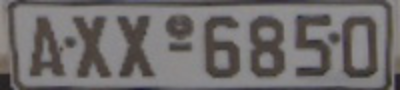
#> input picture pyimagesearch gurus/Module 1/img/license_plate.png, 400 x 90 px
$ python connected_components_labeling.py
#> lines starting #> are read from the running program, lines starting #| are printed output that depends on the picture; after the words box and inside, x2 and y2 are one past the last pixel; in counts of white or black regions, pixels touching at a corner belong together
# import the necessary packages
from skimage.filters import threshold_local
from skimage import measure
import numpy as np
import cv2

# load the license plate image from disk
plate = cv2.imread('../img/license_plate.png')
#> plate is the input picture: shape (90, 400, 3); mean B, G, R 107.6, 107.8, 111.5

# extract the Value component from the HSV color space and apply adaptive thresholding
# to reveal the characters on the license plate
V = cv2.split(cv2.cvtColor(plate, cv2.COLOR_BGR2HSV))[2]
thresh = cv2.adaptiveThreshold(V, 255, cv2.ADAPTIVE_THRESH_MEAN_C,
                               cv2.THRESH_BINARY_INV, 17, 3)
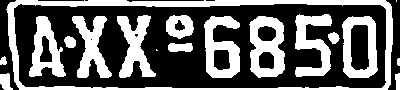
#> thresh: shape (90, 400); 38.7% white; 18 white regions (2 under 20 px), largest, box (x1, y1, x2, y2) and area: (6, 0, 393, 90) 4014, (249, 16, 285, 78) 1422, (204, 16, 240, 78) 1324

# show the images
cv2.imshow('Licence Plate', plate)
cv2.imshow('Thresh', thresh)

# perform connected components analysis on the thresholded images and initialize the
# mask to hold only the "large" components we are interested in
labels = measure.label(thresh, neighbors=8, background=0)
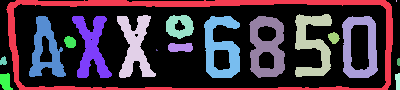
#> labels: shape (90, 400) int64; 19 distinct labels, from 0 to 18; one colour per label, 0 black
mask = np.zeros(thresh.shape, dtype='uint8')
print(f'[INFO] found {np.unique(labels)} blobs')
#| [INFO] found [ 0  1  2  3  4  5  6  7  8  9 10 11 12 13 14 15 16 17 18] blobs

# loop over the unique components
for (i, label) in enumerate(np.unique(labels)):
    # if the label is background, ignore it
    if label == 0:
        print(f'[INFO] label: 0 (background)')

    # otherwise, construct the label mask to display only connected components for
    # the current label
    print(f'[INFO] label: {i} (foreground)')
    label_mask = np.zeros(thresh.shape, dtype='uint8')
    label_mask[labels == label] = 255
    num_pixels = cv2.countNonZero(label_mask)

    # if the number of pixels in the component is sufficiently large, add it to our
    # mask of "large" blobs
    if num_pixels > 500 and num_pixels < 1500:
        mask = cv2.add(mask, label_mask)

    # show the label mask
    cv2.imshow('Label', label_mask)
    cv2.waitKey(0)
#> this loop made 19 passes
#> num_pixels on passes 1 to 12: 22052, 4014, 2, 1240, 1226, 464, 1120, 1206, 1324, 1422, 1226, 98
#| [INFO] label: 0 (background)
#| [INFO] label: 0 (foreground)
#| [INFO] label: 1 (foreground)
#| [INFO] label: 2 (foreground)
#| [INFO] label: 3 (foreground)
#| [INFO] label: 4 (foreground)
#| [INFO] label: 5 (foreground)
#| [INFO] label: 6 (foreground)
#| [INFO] label: 7 (foreground)
#> (further printed lines are left out)
#> pass 2, `cv2.imshow('Label', label_mask)`:
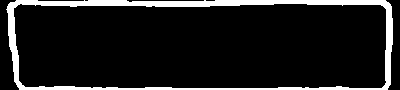
#> window 'Label': shape (90, 400); 11.2% white; 1 white region, box (x1, y1, x2, y2) and area: (6, 0, 393, 90) 4014
#> after the loop:
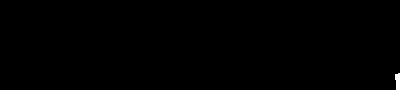
#> label_mask: shape (90, 400); 0.2% white; 1 white region, box (x1, y1, x2, y2) and area: (395, 73, 400, 90) 72
#> after the loop:
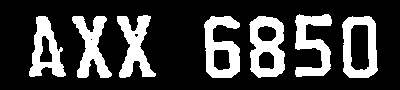
#> mask: shape (90, 400); 24.3% white; 7 white regions, largest, box (x1, y1, x2, y2) and area: (249, 16, 285, 78) 1422, (204, 16, 240, 78) 1324, (295, 14, 332, 77) 1240

# show the large components in the image
cv2.imshow('Large Blobs', mask)
cv2.waitKey(0)

$ run again, with pyimagesearch gurus/Module 1/img/beach.png copied over pyimagesearch gurus/Module 1/img/license_plate.png
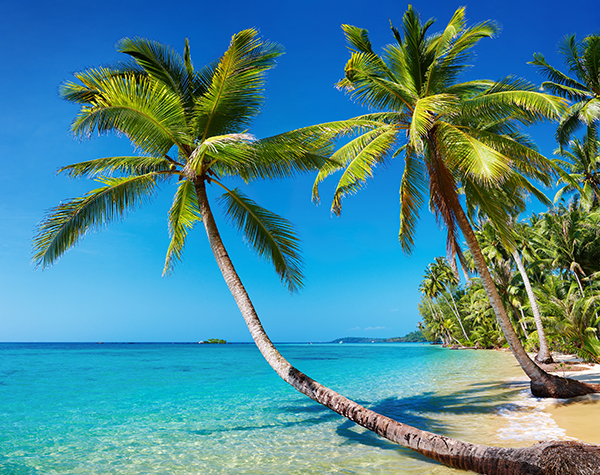
#> input picture pyimagesearch gurus/Module 1/img/beach.png, 600 x 475 px
#> plate is the input picture: shape (475, 600, 3); mean B, G, R 148.4, 136.5, 73.3
#> thresh: shape (475, 600); 31% white; 1740 white regions (1547 under 20 px), largest, box (x1, y1, x2, y2) and area: (162, 114, 600, 409) 21917, (401, 1, 600, 212) 9980, (52, 26, 286, 183) 8515
#> `labels = measure.label(thresh, neighbors=8, background=0)`:
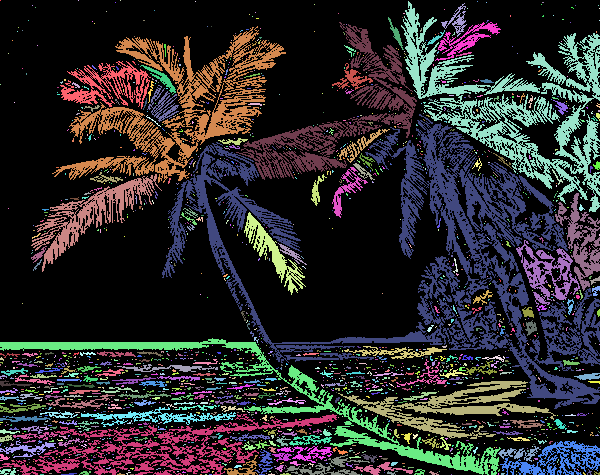
#> labels: shape (475, 600) int64; 1741 distinct labels, from 0 to 1740; one colour per label, 0 black
#> (printed output is left out)
#> the loop `for (i, label) in enumerate(np.unique(labels)):` made 1741 passes
#> num_pixels on passes 1 to 3: 196644, 1, 1
#> (printed output is left out)
#> after the loop `for (i, label) in enumerate(np.unique(labels)):`:
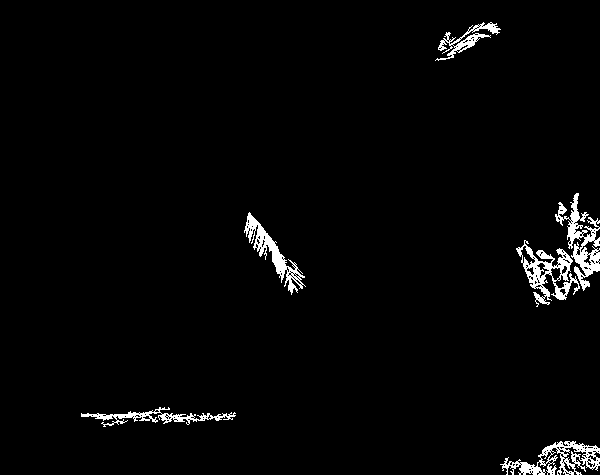
#> mask: shape (475, 600); 2.4% white; 6 white regions, box (x1, y1, x2, y2) and area: (555, 193, 600, 291) 1432, (516, 240, 580, 307) 1373, (500, 441, 600, 475) 1324, (244, 212, 306, 295) 1132, (81, 407, 236, 427) 833, (435, 22, 501, 61) 647

$ run again, with pyimagesearch gurus/Module 1/img/bricks.png copied over pyimagesearch gurus/Module 1/img/license_plate.png
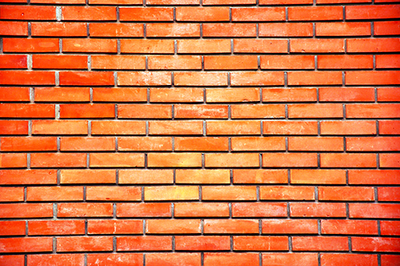
#> input picture pyimagesearch gurus/Module 1/img/bricks.png, 400 x 266 px
#> plate is the input picture: shape (266, 400, 3); mean B, G, R 66.4, 117, 216.7
#> thresh: shape (266, 400); 22.3% white; 43 white regions (41 under 20 px), largest, box (x1, y1, x2, y2) and area: (0, 0, 400, 266) 23636, (143, 254, 146, 266) 32
#> `labels = measure.label(thresh, neighbors=8, background=0)`:
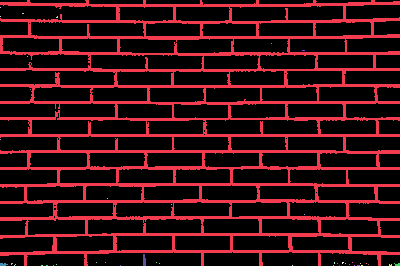
#> labels: shape (266, 400) int64; 44 distinct labels, from 0 to 43; one colour per label, 0 black
#| [INFO] found [ 0  1  2  3  4  5  6  7  8  9 10 11 12 13 14 15 16 17 18 19 20 21 22 23
#|  24 25 26 27 28 29 30 31 32 33 34 35 36 37 38 39 40 41 42 43] blobs
#> the loop `for (i, label) in enumerate(np.unique(labels)):` made 44 passes
#> num_pixels on passes 1 to 8: 82641, 23636, 1, 2, 1, 3, 1, 3
#> (printed output is left out)
#> pass 2, `cv2.imshow('Label', label_mask)`:
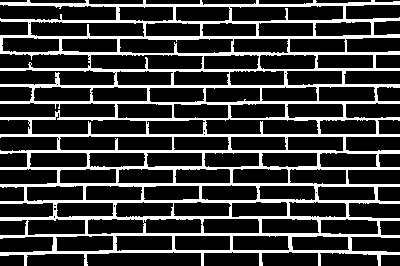
#> window 'Label': shape (266, 400); 22.2% white; 1 white region, box (x1, y1, x2, y2) and area: (0, 0, 400, 266) 23636
